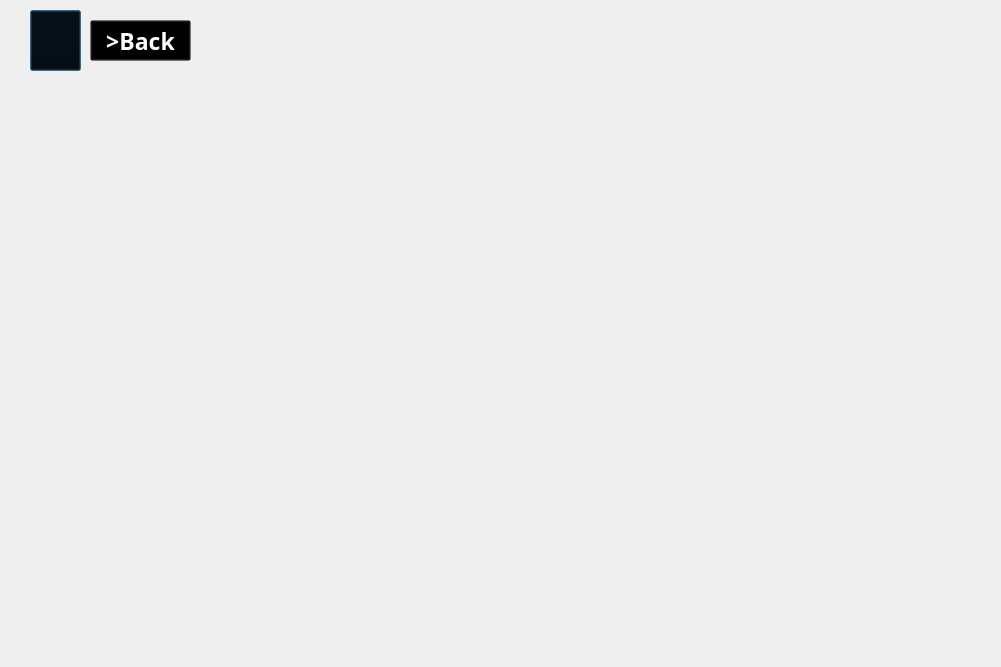
<?xml version="1.0" encoding="UTF-8"?>
<ui version="4.0">
 <class>ComparePage</class>
 <widget class="QDialog" name="ComparePage">
  <property name="geometry">
   <rect>
    <x>0</x>
    <y>0</y>
    <width>1001</width>
    <height>667</height>
   </rect>
  </property>
  <property name="windowTitle">
   <string>Dialog</string>
  </property>
  <widget class="QLabel" name="label">
   <property name="geometry">
    <rect>
     <x>0</x>
     <y>0</y>
     <width>1001</width>
     <height>667</height>
    </rect>
   </property>
   <property name="text">
    <string/>
   </property>
   <property name="pixmap">
    <pixmap resource="image.qrc">:/new/compareProperty.jpg</pixmap>
   </property>
  </widget>
  <widget class="QLabel" name="name1">
   <property name="geometry">
    <rect>
     <x>120</x>
     <y>298</y>
     <width>121</width>
     <height>20</height>
    </rect>
   </property>
   <property name="font">
    <font>
     <family>Berlin Sans FB</family>
     <pointsize>16</pointsize>
     <bold>false</bold>
    </font>
   </property>
   <property name="mouseTracking">
    <bool>false</bool>
   </property>
   <property name="styleSheet">
    <string notr="true">color: rgb(255, 255, 255);</string>
   </property>
   <property name="text">
    <string/>
   </property>
  </widget>
  <widget class="QLabel" name="price1">
   <property name="geometry">
    <rect>
     <x>122</x>
     <y>338</y>
     <width>121</width>
     <height>20</height>
    </rect>
   </property>
   <property name="font">
    <font>
     <family>Berlin Sans FB</family>
     <pointsize>16</pointsize>
     <bold>false</bold>
    </font>
   </property>
   <property name="mouseTracking">
    <bool>false</bool>
   </property>
   <property name="styleSheet">
    <string notr="true">color: rgb(255, 255, 255);</string>
   </property>
   <property name="text">
    <string/>
   </property>
  </widget>
  <widget class="QLabel" name="area1">
   <property name="geometry">
    <rect>
     <x>122</x>
     <y>366</y>
     <width>121</width>
     <height>31</height>
    </rect>
   </property>
   <property name="font">
    <font>
     <family>Berlin Sans FB</family>
     <pointsize>16</pointsize>
     <bold>false</bold>
    </font>
   </property>
   <property name="mouseTracking">
    <bool>false</bool>
   </property>
   <property name="styleSheet">
    <string notr="true">color: rgb(255, 255, 255);</string>
   </property>
   <property name="text">
    <string/>
   </property>
  </widget>
  <widget class="QLabel" name="loc1">
   <property name="geometry">
    <rect>
     <x>122</x>
     <y>410</y>
     <width>121</width>
     <height>20</height>
    </rect>
   </property>
   <property name="font">
    <font>
     <family>Berlin Sans FB</family>
     <pointsize>16</pointsize>
     <bold>false</bold>
    </font>
   </property>
   <property name="mouseTracking">
    <bool>false</bool>
   </property>
   <property name="styleSheet">
    <string notr="true">color: rgb(255, 255, 255);</string>
   </property>
   <property name="text">
    <string/>
   </property>
  </widget>
  <widget class="QLabel" name="bed1">
   <property name="geometry">
    <rect>
     <x>177</x>
     <y>450</y>
     <width>61</width>
     <height>20</height>
    </rect>
   </property>
   <property name="font">
    <font>
     <family>Berlin Sans FB</family>
     <pointsize>16</pointsize>
     <bold>false</bold>
    </font>
   </property>
   <property name="mouseTracking">
    <bool>false</bool>
   </property>
   <property name="styleSheet">
    <string notr="true">color: rgb(255, 255, 255);</string>
   </property>
   <property name="text">
    <string/>
   </property>
  </widget>
  <widget class="QLabel" name="bath1">
   <property name="geometry">
    <rect>
     <x>177</x>
     <y>480</y>
     <width>61</width>
     <height>20</height>
    </rect>
   </property>
   <property name="font">
    <font>
     <family>Berlin Sans FB</family>
     <pointsize>16</pointsize>
     <bold>false</bold>
    </font>
   </property>
   <property name="mouseTracking">
    <bool>false</bool>
   </property>
   <property name="styleSheet">
    <string notr="true">color: rgb(255, 255, 255);</string>
   </property>
   <property name="text">
    <string/>
   </property>
  </widget>
  <widget class="QLabel" name="type2">
   <property name="geometry">
    <rect>
     <x>380</x>
     <y>260</y>
     <width>121</width>
     <height>20</height>
    </rect>
   </property>
   <property name="font">
    <font>
     <family>Berlin Sans FB</family>
     <pointsize>16</pointsize>
     <bold>false</bold>
    </font>
   </property>
   <property name="mouseTracking">
    <bool>false</bool>
   </property>
   <property name="styleSheet">
    <string notr="true">color: rgb(255, 255, 255);</string>
   </property>
   <property name="text">
    <string/>
   </property>
  </widget>
  <widget class="QLabel" name="loc2">
   <property name="geometry">
    <rect>
     <x>382</x>
     <y>412</y>
     <width>111</width>
     <height>20</height>
    </rect>
   </property>
   <property name="font">
    <font>
     <family>Berlin Sans FB</family>
     <pointsize>16</pointsize>
     <bold>false</bold>
    </font>
   </property>
   <property name="mouseTracking">
    <bool>false</bool>
   </property>
   <property name="styleSheet">
    <string notr="true">color: rgb(255, 255, 255);</string>
   </property>
   <property name="text">
    <string/>
   </property>
  </widget>
  <widget class="QLabel" name="bath2">
   <property name="geometry">
    <rect>
     <x>437</x>
     <y>482</y>
     <width>61</width>
     <height>20</height>
    </rect>
   </property>
   <property name="font">
    <font>
     <family>Berlin Sans FB</family>
     <pointsize>16</pointsize>
     <bold>false</bold>
    </font>
   </property>
   <property name="mouseTracking">
    <bool>false</bool>
   </property>
   <property name="styleSheet">
    <string notr="true">color: rgb(255, 255, 255);</string>
   </property>
   <property name="text">
    <string/>
   </property>
  </widget>
  <widget class="QLabel" name="price2">
   <property name="geometry">
    <rect>
     <x>382</x>
     <y>340</y>
     <width>111</width>
     <height>20</height>
    </rect>
   </property>
   <property name="font">
    <font>
     <family>Berlin Sans FB</family>
     <pointsize>16</pointsize>
     <bold>false</bold>
    </font>
   </property>
   <property name="mouseTracking">
    <bool>false</bool>
   </property>
   <property name="styleSheet">
    <string notr="true">color: rgb(255, 255, 255);</string>
   </property>
   <property name="text">
    <string/>
   </property>
  </widget>
  <widget class="QLabel" name="area2">
   <property name="geometry">
    <rect>
     <x>382</x>
     <y>375</y>
     <width>111</width>
     <height>20</height>
    </rect>
   </property>
   <property name="font">
    <font>
     <family>Berlin Sans FB</family>
     <pointsize>16</pointsize>
     <bold>false</bold>
    </font>
   </property>
   <property name="mouseTracking">
    <bool>false</bool>
   </property>
   <property name="styleSheet">
    <string notr="true">color: rgb(255, 255, 255);</string>
   </property>
   <property name="text">
    <string/>
   </property>
  </widget>
  <widget class="QLabel" name="bed2">
   <property name="geometry">
    <rect>
     <x>437</x>
     <y>452</y>
     <width>61</width>
     <height>20</height>
    </rect>
   </property>
   <property name="font">
    <font>
     <family>Berlin Sans FB</family>
     <pointsize>16</pointsize>
     <bold>false</bold>
    </font>
   </property>
   <property name="mouseTracking">
    <bool>false</bool>
   </property>
   <property name="styleSheet">
    <string notr="true">color: rgb(255, 255, 255);</string>
   </property>
   <property name="text">
    <string/>
   </property>
  </widget>
  <widget class="QLabel" name="name2">
   <property name="geometry">
    <rect>
     <x>380</x>
     <y>300</y>
     <width>111</width>
     <height>20</height>
    </rect>
   </property>
   <property name="font">
    <font>
     <family>Berlin Sans FB</family>
     <pointsize>16</pointsize>
     <bold>false</bold>
    </font>
   </property>
   <property name="mouseTracking">
    <bool>false</bool>
   </property>
   <property name="styleSheet">
    <string notr="true">color: rgb(255, 255, 255);</string>
   </property>
   <property name="text">
    <string/>
   </property>
  </widget>
  <widget class="QLabel" name="type3">
   <property name="geometry">
    <rect>
     <x>618</x>
     <y>258</y>
     <width>121</width>
     <height>20</height>
    </rect>
   </property>
   <property name="font">
    <font>
     <family>Berlin Sans FB</family>
     <pointsize>16</pointsize>
     <bold>false</bold>
    </font>
   </property>
   <property name="mouseTracking">
    <bool>false</bool>
   </property>
   <property name="styleSheet">
    <string notr="true">color: rgb(255, 255, 255);</string>
   </property>
   <property name="text">
    <string/>
   </property>
  </widget>
  <widget class="QLabel" name="loc3">
   <property name="geometry">
    <rect>
     <x>620</x>
     <y>410</y>
     <width>121</width>
     <height>20</height>
    </rect>
   </property>
   <property name="font">
    <font>
     <family>Berlin Sans FB</family>
     <pointsize>16</pointsize>
     <bold>false</bold>
    </font>
   </property>
   <property name="mouseTracking">
    <bool>false</bool>
   </property>
   <property name="styleSheet">
    <string notr="true">color: rgb(255, 255, 255);</string>
   </property>
   <property name="text">
    <string/>
   </property>
  </widget>
  <widget class="QLabel" name="bath3">
   <property name="geometry">
    <rect>
     <x>675</x>
     <y>480</y>
     <width>61</width>
     <height>20</height>
    </rect>
   </property>
   <property name="font">
    <font>
     <family>Berlin Sans FB</family>
     <pointsize>16</pointsize>
     <bold>false</bold>
    </font>
   </property>
   <property name="mouseTracking">
    <bool>false</bool>
   </property>
   <property name="styleSheet">
    <string notr="true">color: rgb(255, 255, 255);</string>
   </property>
   <property name="text">
    <string/>
   </property>
  </widget>
  <widget class="QLabel" name="price3">
   <property name="geometry">
    <rect>
     <x>620</x>
     <y>338</y>
     <width>121</width>
     <height>20</height>
    </rect>
   </property>
   <property name="font">
    <font>
     <family>Berlin Sans FB</family>
     <pointsize>16</pointsize>
     <bold>false</bold>
    </font>
   </property>
   <property name="mouseTracking">
    <bool>false</bool>
   </property>
   <property name="styleSheet">
    <string notr="true">color: rgb(255, 255, 255);</string>
   </property>
   <property name="text">
    <string/>
   </property>
  </widget>
  <widget class="QLabel" name="area3">
   <property name="geometry">
    <rect>
     <x>620</x>
     <y>364</y>
     <width>121</width>
     <height>41</height>
    </rect>
   </property>
   <property name="font">
    <font>
     <family>Berlin Sans FB</family>
     <pointsize>16</pointsize>
     <bold>false</bold>
    </font>
   </property>
   <property name="mouseTracking">
    <bool>false</bool>
   </property>
   <property name="styleSheet">
    <string notr="true">color: rgb(255, 255, 255);</string>
   </property>
   <property name="text">
    <string/>
   </property>
  </widget>
  <widget class="QLabel" name="bed3">
   <property name="geometry">
    <rect>
     <x>675</x>
     <y>450</y>
     <width>71</width>
     <height>20</height>
    </rect>
   </property>
   <property name="font">
    <font>
     <family>Berlin Sans FB</family>
     <pointsize>16</pointsize>
     <bold>false</bold>
    </font>
   </property>
   <property name="mouseTracking">
    <bool>false</bool>
   </property>
   <property name="styleSheet">
    <string notr="true">color: rgb(255, 255, 255);</string>
   </property>
   <property name="text">
    <string/>
   </property>
  </widget>
  <widget class="QLabel" name="name3">
   <property name="geometry">
    <rect>
     <x>618</x>
     <y>298</y>
     <width>121</width>
     <height>20</height>
    </rect>
   </property>
   <property name="font">
    <font>
     <family>Berlin Sans FB</family>
     <pointsize>16</pointsize>
     <bold>false</bold>
    </font>
   </property>
   <property name="mouseTracking">
    <bool>false</bool>
   </property>
   <property name="styleSheet">
    <string notr="true">color: rgb(255, 255, 255);</string>
   </property>
   <property name="text">
    <string/>
   </property>
  </widget>
  <widget class="QLabel" name="type4">
   <property name="geometry">
    <rect>
     <x>870</x>
     <y>260</y>
     <width>121</width>
     <height>20</height>
    </rect>
   </property>
   <property name="font">
    <font>
     <family>Berlin Sans FB</family>
     <pointsize>16</pointsize>
     <bold>false</bold>
    </font>
   </property>
   <property name="mouseTracking">
    <bool>false</bool>
   </property>
   <property name="styleSheet">
    <string notr="true">color: rgb(255, 255, 255);</string>
   </property>
   <property name="text">
    <string/>
   </property>
  </widget>
  <widget class="QLabel" name="loc4">
   <property name="geometry">
    <rect>
     <x>872</x>
     <y>412</y>
     <width>121</width>
     <height>20</height>
    </rect>
   </property>
   <property name="font">
    <font>
     <family>Berlin Sans FB</family>
     <pointsize>16</pointsize>
     <bold>false</bold>
    </font>
   </property>
   <property name="mouseTracking">
    <bool>false</bool>
   </property>
   <property name="styleSheet">
    <string notr="true">color: rgb(255, 255, 255);</string>
   </property>
   <property name="text">
    <string/>
   </property>
  </widget>
  <widget class="QLabel" name="bath4">
   <property name="geometry">
    <rect>
     <x>927</x>
     <y>482</y>
     <width>61</width>
     <height>20</height>
    </rect>
   </property>
   <property name="font">
    <font>
     <family>Berlin Sans FB</family>
     <pointsize>16</pointsize>
     <bold>false</bold>
    </font>
   </property>
   <property name="mouseTracking">
    <bool>false</bool>
   </property>
   <property name="styleSheet">
    <string notr="true">color: rgb(255, 255, 255);</string>
   </property>
   <property name="text">
    <string/>
   </property>
  </widget>
  <widget class="QLabel" name="price4">
   <property name="geometry">
    <rect>
     <x>872</x>
     <y>340</y>
     <width>121</width>
     <height>20</height>
    </rect>
   </property>
   <property name="font">
    <font>
     <family>Berlin Sans FB</family>
     <pointsize>16</pointsize>
     <bold>false</bold>
    </font>
   </property>
   <property name="mouseTracking">
    <bool>false</bool>
   </property>
   <property name="styleSheet">
    <string notr="true">color: rgb(255, 255, 255);</string>
   </property>
   <property name="text">
    <string/>
   </property>
  </widget>
  <widget class="QLabel" name="area4">
   <property name="geometry">
    <rect>
     <x>872</x>
     <y>364</y>
     <width>121</width>
     <height>41</height>
    </rect>
   </property>
   <property name="font">
    <font>
     <family>Berlin Sans FB</family>
     <pointsize>16</pointsize>
     <bold>false</bold>
    </font>
   </property>
   <property name="mouseTracking">
    <bool>false</bool>
   </property>
   <property name="styleSheet">
    <string notr="true">color: rgb(255, 255, 255);</string>
   </property>
   <property name="text">
    <string/>
   </property>
  </widget>
  <widget class="QLabel" name="bed4">
   <property name="geometry">
    <rect>
     <x>927</x>
     <y>452</y>
     <width>61</width>
     <height>20</height>
    </rect>
   </property>
   <property name="font">
    <font>
     <family>Berlin Sans FB</family>
     <pointsize>16</pointsize>
     <bold>false</bold>
    </font>
   </property>
   <property name="mouseTracking">
    <bool>false</bool>
   </property>
   <property name="styleSheet">
    <string notr="true">color: rgb(255, 255, 255);</string>
   </property>
   <property name="text">
    <string/>
   </property>
  </widget>
  <widget class="QLabel" name="name4">
   <property name="geometry">
    <rect>
     <x>870</x>
     <y>300</y>
     <width>121</width>
     <height>20</height>
    </rect>
   </property>
   <property name="font">
    <font>
     <family>Berlin Sans FB</family>
     <pointsize>16</pointsize>
     <bold>false</bold>
    </font>
   </property>
   <property name="mouseTracking">
    <bool>false</bool>
   </property>
   <property name="styleSheet">
    <string notr="true">color: rgb(255, 255, 255);</string>
   </property>
   <property name="text">
    <string/>
   </property>
  </widget>
  <widget class="QLabel" name="desc1">
   <property name="geometry">
    <rect>
     <x>30</x>
     <y>569</y>
     <width>201</width>
     <height>31</height>
    </rect>
   </property>
   <property name="font">
    <font>
     <family>Berlin Sans FB</family>
     <pointsize>16</pointsize>
     <bold>false</bold>
    </font>
   </property>
   <property name="mouseTracking">
    <bool>false</bool>
   </property>
   <property name="styleSheet">
    <string notr="true">color: rgb(255, 255, 255);</string>
   </property>
   <property name="text">
    <string/>
   </property>
  </widget>
  <widget class="QLabel" name="desc2">
   <property name="geometry">
    <rect>
     <x>270</x>
     <y>570</y>
     <width>201</width>
     <height>31</height>
    </rect>
   </property>
   <property name="font">
    <font>
     <family>Berlin Sans FB</family>
     <pointsize>16</pointsize>
     <bold>false</bold>
    </font>
   </property>
   <property name="mouseTracking">
    <bool>false</bool>
   </property>
   <property name="styleSheet">
    <string notr="true">color: rgb(255, 255, 255);</string>
   </property>
   <property name="text">
    <string/>
   </property>
  </widget>
  <widget class="QLabel" name="desc3">
   <property name="geometry">
    <rect>
     <x>520</x>
     <y>570</y>
     <width>211</width>
     <height>31</height>
    </rect>
   </property>
   <property name="font">
    <font>
     <family>Berlin Sans FB</family>
     <pointsize>16</pointsize>
     <bold>false</bold>
    </font>
   </property>
   <property name="mouseTracking">
    <bool>false</bool>
   </property>
   <property name="styleSheet">
    <string notr="true">color: rgb(255, 255, 255);</string>
   </property>
   <property name="text">
    <string/>
   </property>
  </widget>
  <widget class="QLabel" name="desc4">
   <property name="geometry">
    <rect>
     <x>770</x>
     <y>570</y>
     <width>211</width>
     <height>31</height>
    </rect>
   </property>
   <property name="font">
    <font>
     <family>Berlin Sans FB</family>
     <pointsize>16</pointsize>
     <bold>false</bold>
    </font>
   </property>
   <property name="mouseTracking">
    <bool>false</bool>
   </property>
   <property name="styleSheet">
    <string notr="true">color: rgb(255, 255, 255);</string>
   </property>
   <property name="text">
    <string/>
   </property>
  </widget>
  <widget class="QPushButton" name="home">
   <property name="geometry">
    <rect>
     <x>30</x>
     <y>10</y>
     <width>51</width>
     <height>61</height>
    </rect>
   </property>
   <property name="styleSheet">
    <string notr="true">QPushButton {
                 
     background-color: transparent;
}
QPushButton:hover
{
 border-radius: 20px;
background-color : gray;
 icon-size: 16px,16px;

}
QPushButton:pressed
 {

      background-color : rgb(51, 149, 255);
       icon-size: 25px,25px;


 }
</string>
   </property>
   <property name="text">
    <string/>
   </property>
   <property name="icon">
    <iconset resource="image.qrc">
     <normaloff>:/new/home_738873.png</normaloff>:/new/home_738873.png</iconset>
   </property>
   <property name="iconSize">
    <size>
     <width>50</width>
     <height>50</height>
    </size>
   </property>
  </widget>
  <widget class="QPushButton" name="back">
   <property name="geometry">
    <rect>
     <x>90</x>
     <y>20</y>
     <width>101</width>
     <height>41</height>
    </rect>
   </property>
   <property name="font">
    <font>
     <family>Arial Black</family>
     <pointsize>17</pointsize>
     <bold>true</bold>
    </font>
   </property>
   <property name="styleSheet">
    <string notr="true">QPushButton {
                       color:white;
     background-color: transparent;
                       }
                         QPushButton:hover {
                             background-color: gray;
                     		 border-radius: 20px;


                         }

QPushButton:pressed
 {

      background-color : rgb(51, 149, 255);
      

 }</string>
   </property>
   <property name="text">
    <string>&gt;Back</string>
   </property>
  </widget>
  <widget class="QLabel" name="type1">
   <property name="geometry">
    <rect>
     <x>112</x>
     <y>255</y>
     <width>121</width>
     <height>31</height>
    </rect>
   </property>
   <property name="font">
    <font>
     <family>Berlin Sans FB</family>
     <pointsize>16</pointsize>
     <bold>false</bold>
    </font>
   </property>
   <property name="mouseTracking">
    <bool>false</bool>
   </property>
   <property name="styleSheet">
    <string notr="true">color: rgb(255, 255, 255);</string>
   </property>
   <property name="text">
    <string/>
   </property>
  </widget>
  <widget class="QPushButton" name="previous">
   <property name="geometry">
    <rect>
     <x>12</x>
     <y>180</y>
     <width>41</width>
     <height>41</height>
    </rect>
   </property>
   <property name="font">
    <font>
     <family>Arial Black</family>
     <pointsize>17</pointsize>
     <bold>true</bold>
    </font>
   </property>
   <property name="styleSheet">
    <string notr="true">QPushButton {
                       color:white;
background-color: transparent;
                     		 border-radius: 20px;                       }
                         QPushButton:hover {
                             background-color: #2E2E2E;
                     		 border-radius: 20px;


                         }

QPushButton:pressed
 {

      background-color : rgb(51, 149, 255);
      

 }</string>
   </property>
   <property name="text">
    <string/>
   </property>
   <property name="icon">
    <iconset resource="image.qrc">
     <normaloff>:/new/back.png</normaloff>:/new/back.png</iconset>
   </property>
   <property name="iconSize">
    <size>
     <width>20</width>
     <height>20</height>
    </size>
   </property>
  </widget>
  <widget class="QPushButton" name="next">
   <property name="geometry">
    <rect>
     <x>200</x>
     <y>180</y>
     <width>41</width>
     <height>41</height>
    </rect>
   </property>
   <property name="font">
    <font>
     <family>Arial Black</family>
     <pointsize>17</pointsize>
     <bold>true</bold>
    </font>
   </property>
   <property name="styleSheet">
    <string notr="true">QPushButton {
                       color:white;
background-color: transparent;
                     		 border-radius: 20px;                       }
                         QPushButton:hover {
                             background-color: #2E2E2E;
                     		 border-radius: 20px;


                         }

QPushButton:pressed
 {

      background-color : rgb(51, 149, 255);
      

 }</string>
   </property>
   <property name="text">
    <string/>
   </property>
   <property name="icon">
    <iconset resource="image.qrc">
     <normaloff>:/new/next.png</normaloff>:/new/next.png</iconset>
   </property>
   <property name="iconSize">
    <size>
     <width>20</width>
     <height>20</height>
    </size>
   </property>
  </widget>
  <widget class="QLabel" name="images">
   <property name="geometry">
    <rect>
     <x>52</x>
     <y>170</y>
     <width>151</width>
     <height>81</height>
    </rect>
   </property>
   <property name="text">
    <string/>
   </property>
   <property name="alignment">
    <set>Qt::AlignCenter</set>
   </property>
  </widget>
  <widget class="QPushButton" name="next_2">
   <property name="geometry">
    <rect>
     <x>450</x>
     <y>180</y>
     <width>41</width>
     <height>41</height>
    </rect>
   </property>
   <property name="font">
    <font>
     <family>Arial Black</family>
     <pointsize>17</pointsize>
     <bold>true</bold>
    </font>
   </property>
   <property name="styleSheet">
    <string notr="true">QPushButton {
                       color:white;
background-color: transparent;
                     		 border-radius: 20px;                       }
                         QPushButton:hover {
                             background-color: #2E2E2E;
                     		 border-radius: 20px;


                         }

QPushButton:pressed
 {

      background-color : rgb(51, 149, 255);
      

 }</string>
   </property>
   <property name="text">
    <string/>
   </property>
   <property name="icon">
    <iconset resource="image.qrc">
     <normaloff>:/new/next.png</normaloff>:/new/next.png</iconset>
   </property>
   <property name="iconSize">
    <size>
     <width>20</width>
     <height>20</height>
    </size>
   </property>
  </widget>
  <widget class="QPushButton" name="previous_2">
   <property name="geometry">
    <rect>
     <x>260</x>
     <y>180</y>
     <width>41</width>
     <height>41</height>
    </rect>
   </property>
   <property name="font">
    <font>
     <family>Arial Black</family>
     <pointsize>17</pointsize>
     <bold>true</bold>
    </font>
   </property>
   <property name="styleSheet">
    <string notr="true">QPushButton {
                       color:white;
background-color: transparent;
                     		 border-radius: 20px;                       }
                         QPushButton:hover {
                             background-color: #2E2E2E;
                     		 border-radius: 20px;


                         }

QPushButton:pressed
 {

      background-color : rgb(51, 149, 255);
      

 }</string>
   </property>
   <property name="text">
    <string/>
   </property>
   <property name="icon">
    <iconset resource="image.qrc">
     <normaloff>:/new/back.png</normaloff>:/new/back.png</iconset>
   </property>
   <property name="iconSize">
    <size>
     <width>20</width>
     <height>20</height>
    </size>
   </property>
  </widget>
  <widget class="QPushButton" name="next_3">
   <property name="geometry">
    <rect>
     <x>700</x>
     <y>180</y>
     <width>41</width>
     <height>41</height>
    </rect>
   </property>
   <property name="font">
    <font>
     <family>Arial Black</family>
     <pointsize>17</pointsize>
     <bold>true</bold>
    </font>
   </property>
   <property name="styleSheet">
    <string notr="true">QPushButton {
                       color:white;
background-color: transparent;
                     		 border-radius: 20px;                       }
                         QPushButton:hover {
                             background-color: #2E2E2E;
                     		 border-radius: 20px;


                         }

QPushButton:pressed
 {

      background-color : rgb(51, 149, 255);
      

 }</string>
   </property>
   <property name="text">
    <string/>
   </property>
   <property name="icon">
    <iconset resource="image.qrc">
     <normaloff>:/new/next.png</normaloff>:/new/next.png</iconset>
   </property>
   <property name="iconSize">
    <size>
     <width>20</width>
     <height>20</height>
    </size>
   </property>
  </widget>
  <widget class="QPushButton" name="previous_3">
   <property name="geometry">
    <rect>
     <x>510</x>
     <y>180</y>
     <width>41</width>
     <height>41</height>
    </rect>
   </property>
   <property name="font">
    <font>
     <family>Arial Black</family>
     <pointsize>17</pointsize>
     <bold>true</bold>
    </font>
   </property>
   <property name="styleSheet">
    <string notr="true">QPushButton {
                       color:white;
background-color: transparent;
                     		 border-radius: 20px;                       }
                         QPushButton:hover {
                             background-color: #2E2E2E;
                     		 border-radius: 20px;


                         }

QPushButton:pressed
 {

      background-color : rgb(51, 149, 255);
      

 }</string>
   </property>
   <property name="text">
    <string/>
   </property>
   <property name="icon">
    <iconset resource="image.qrc">
     <normaloff>:/new/back.png</normaloff>:/new/back.png</iconset>
   </property>
   <property name="iconSize">
    <size>
     <width>20</width>
     <height>20</height>
    </size>
   </property>
  </widget>
  <widget class="QPushButton" name="next_4">
   <property name="geometry">
    <rect>
     <x>950</x>
     <y>180</y>
     <width>41</width>
     <height>41</height>
    </rect>
   </property>
   <property name="font">
    <font>
     <family>Arial Black</family>
     <pointsize>17</pointsize>
     <bold>true</bold>
    </font>
   </property>
   <property name="styleSheet">
    <string notr="true">QPushButton {
                       color:white;
background-color: transparent;
                     		 border-radius: 20px;                       }
                         QPushButton:hover {
                             background-color: #2E2E2E;
                     		 border-radius: 20px;


                         }

QPushButton:pressed
 {

      background-color : rgb(51, 149, 255);
      

 }</string>
   </property>
   <property name="text">
    <string/>
   </property>
   <property name="icon">
    <iconset resource="image.qrc">
     <normaloff>:/new/next.png</normaloff>:/new/next.png</iconset>
   </property>
   <property name="iconSize">
    <size>
     <width>20</width>
     <height>20</height>
    </size>
   </property>
  </widget>
  <widget class="QPushButton" name="previous_4">
   <property name="geometry">
    <rect>
     <x>759</x>
     <y>180</y>
     <width>41</width>
     <height>41</height>
    </rect>
   </property>
   <property name="font">
    <font>
     <family>Arial Black</family>
     <pointsize>17</pointsize>
     <bold>true</bold>
    </font>
   </property>
   <property name="styleSheet">
    <string notr="true">QPushButton {
                       color:white;
background-color: transparent;
                     		 border-radius: 20px;                       }
                         QPushButton:hover {
                             background-color: #2E2E2E;
                     		 border-radius: 20px;


                         }

QPushButton:pressed
 {

      background-color : rgb(51, 149, 255);
      

 }</string>
   </property>
   <property name="text">
    <string/>
   </property>
   <property name="icon">
    <iconset resource="image.qrc">
     <normaloff>:/new/back.png</normaloff>:/new/back.png</iconset>
   </property>
   <property name="iconSize">
    <size>
     <width>20</width>
     <height>20</height>
    </size>
   </property>
  </widget>
  <widget class="QLabel" name="images_2">
   <property name="geometry">
    <rect>
     <x>300</x>
     <y>170</y>
     <width>151</width>
     <height>81</height>
    </rect>
   </property>
   <property name="text">
    <string/>
   </property>
   <property name="alignment">
    <set>Qt::AlignCenter</set>
   </property>
  </widget>
  <widget class="QLabel" name="images_3">
   <property name="geometry">
    <rect>
     <x>550</x>
     <y>170</y>
     <width>151</width>
     <height>81</height>
    </rect>
   </property>
   <property name="text">
    <string/>
   </property>
   <property name="alignment">
    <set>Qt::AlignCenter</set>
   </property>
  </widget>
  <widget class="QLabel" name="images_4">
   <property name="geometry">
    <rect>
     <x>800</x>
     <y>170</y>
     <width>151</width>
     <height>81</height>
    </rect>
   </property>
   <property name="text">
    <string/>
   </property>
   <property name="alignment">
    <set>Qt::AlignCenter</set>
   </property>
  </widget>
 </widget>
 <resources>
  <include location="image.qrc"/>
 </resources>
 <connections/>
</ui>
